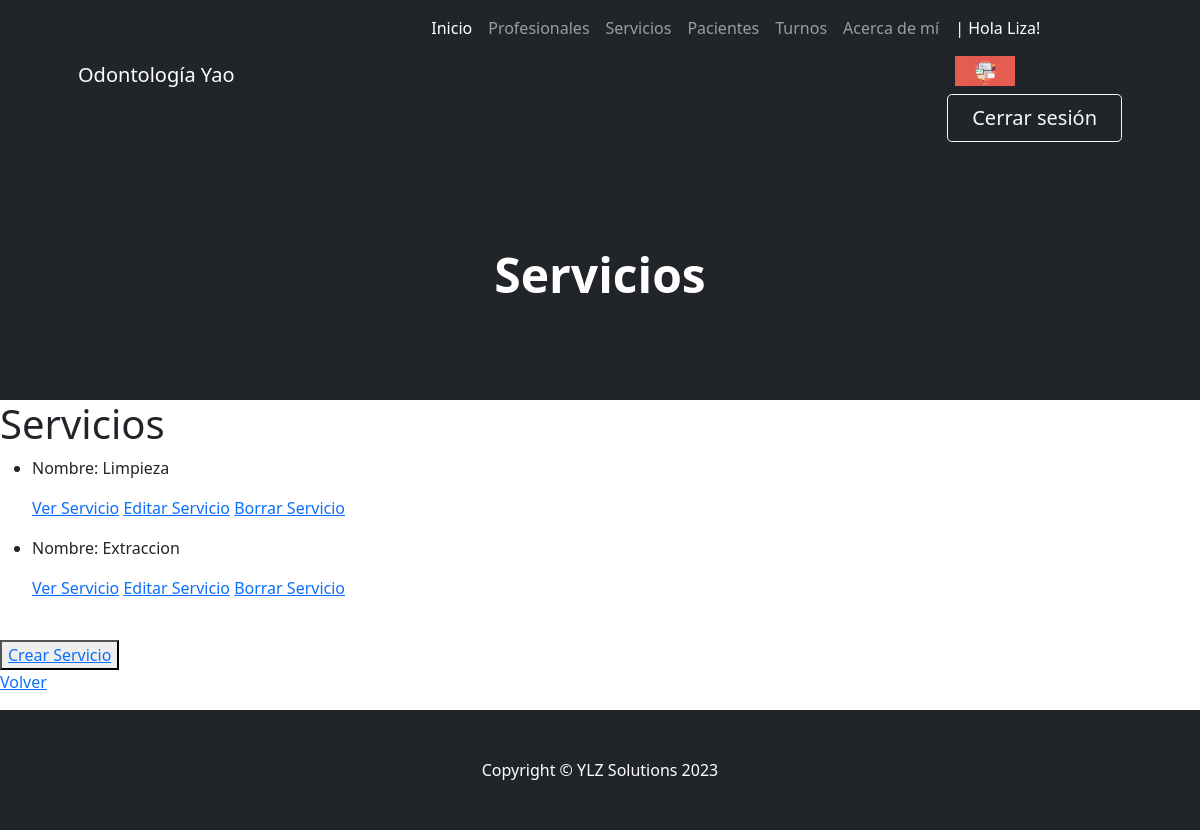
Screenshot of /AppOdonto/servicio/list/ (signed in) with the database file from the repository.
### AppOdonto/models.py (models this page shows, shortened)
class Avatar(models.Model):
    usuario = models.ForeignKey(User, on_delete=models.CASCADE)
    imagen = models.ImageField(upload_to="avatares", null=True, blank=True)

class Servicio(models.Model):
    nombre = models.CharField(max_length=20)
    especialidad = models.CharField(max_length=15)
    descripcion = models.CharField(max_length=40)
    precio = models.IntegerField()

### AppOdonto/views.py (the view)
# urls.py: path('servicio/list/', ServicioList.as_view(), name="Servicio List"),
class ServicioList(LoginRequiredMixin, ListView):
    model = Servicio

### AppOdonto/templates/AppOdonto/servicio_list.html (shortened to what this page needs)
{% extends "AppOdonto/padre.html" %}
{% block header %}
    <h1 class="display-5 fw-bolder text-white mb-2">Servicios</h1>
{% endblock %}
{% block formulario %}
    <h1>Servicios</h1>
    <ul>
        {% for servicio in object_list %}
            <li>
                <p>
                    Nombre: {{servicio.nombre}}
                </p>
                <p>
                    <a href="{% url 'Servicio Detail' servicio.id %}">Ver Servicio</a>
                    <a href="{% url 'Servicio Edit' servicio.id %}">Editar Servicio</a>
                    <a href="{% url 'Servicio Delete' servicio.id %}">Borrar Servicio</a>
                </p>
            </li>
        {% endfor %}
    </ul>
    <br>
    <button>
        <a href="{% url 'Servicio Create' %}">Crear Servicio</a>
    </button>
    <p>
        <a href="{% url 'Inicio' %}">Volver</a>
    </p>
{% endblock %}

### AppOdonto/templates/AppOdonto/padre.html (shortened to what this page needs)
<!DOCTYPE html>
<html lang="es">
    <head> {% load static %}
        <link href="https://cdn.jsdelivr.net/npm/bootstrap-icons@1.4.1/font/bootstrap-icons.css" rel="stylesheet" />
        <link href="{% static 'AppOdonto/css/styles.css' %}" rel="stylesheet" />
    </head>
    <body>
        <nav class="navbar navbar-expand-lg navbar-dark bg-dark">
            <div class="container px-5">
                <a class="navbar-brand" href="{% url 'Inicio' %}">Odontología Yao</a>
                <div class="collapse navbar-collapse" id="navbarSupportedContent">
                    <ul class="navbar-nav ms-auto mb-2 mb-lg-0">
                        <li class="nav-item"><a class="nav-link active" aria-current="page" href="{% url 'Inicio' %}">Inicio</a></li>
                        <li class="nav-item"><a class="nav-link" href="{% url 'Ver Profesionales' %}">Profesionales</a></li>
                        <li class="nav-item"><a class="nav-link" href="{% url 'Servicio List' %}">Servicios</a></li>
                        <li class="nav-item"><a class="nav-link" href="{% url 'Paciente List' %}">Pacientes</a></li>
                        <li class="nav-item"><a class="nav-link" href="{% url 'Turno List' %}">Turnos</a></li>
                        <li class="nav-item"><a class="nav-link" href="{% url 'About' %}">Acerca de mí</a></li>
                        <li class="nav-item"><a class="nav-link">
                            {% if request.user.is_authenticated %}
                                <p style="color:white"> |  Hola {{user.first_name}}!</p>
                                {% with user.avatar_set.first as miAvatar%}
                                    {% if miAvatar %}
                                        <img src="{{miAvatar.imagen.url}}" alt="Imagen perfil" style="max-width: 60px;">
                                    {% endif %}
                                {% endwith %}
                                <a class="btn btn-outline-light btn-lg px-4" href="{% url 'Logout' %}">Cerrar sesión</a>
                            {% endif %}
                       </a></li>
                    </ul>
                </div>
            </div>
        </nav>
        <header class="bg-dark py-5">
            <div class="container px-5">
                <div class="row gx-5 justify-content-center">
                    <div class="col-lg-6">
                        <div class="text-center my-5">
                        {% block header %}{% endblock %}
                        </div>
                    </div>
                </div>
            </div>
        </header>
{% block formulario %}
{% endblock %}
        <footer class="py-5 bg-dark">
            <div class="container px-5"><p class="m-0 text-center text-white">Copyright &copy; YLZ Solutions 2023</p></div>
        </footer>
    </body>
</html>

### rows the page displays
Avatar: imagen (picture)
Servicio: nombre "Limpieza"
Servicio: nombre "Extraccion"

### other values shown
{{ user.first_name }} "Liza"
